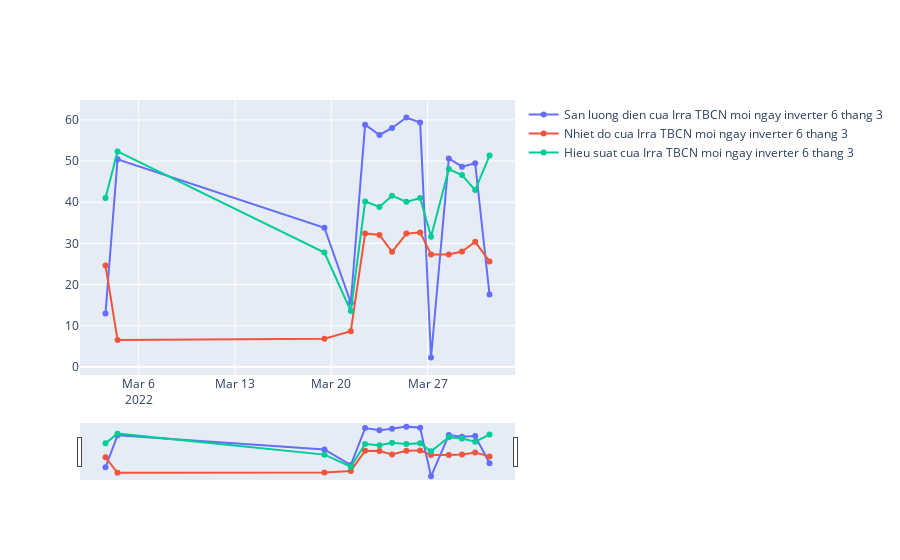
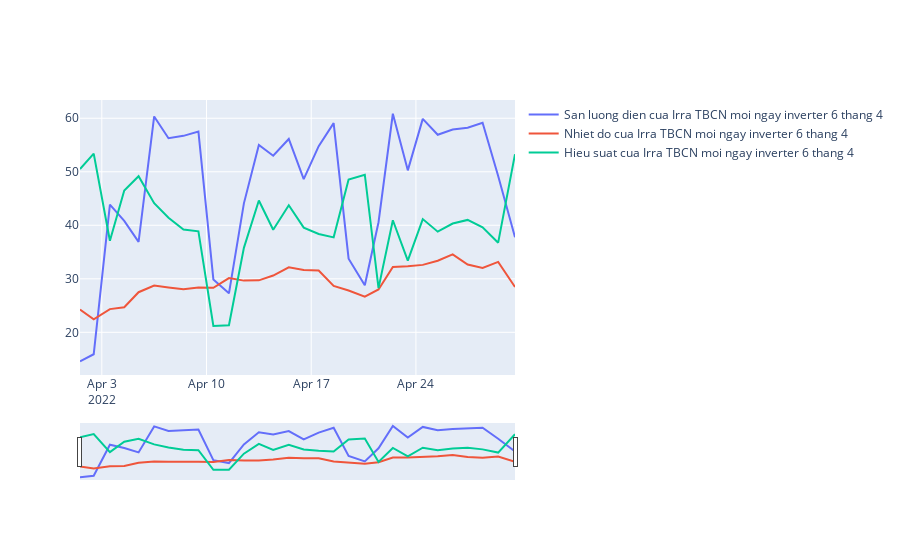
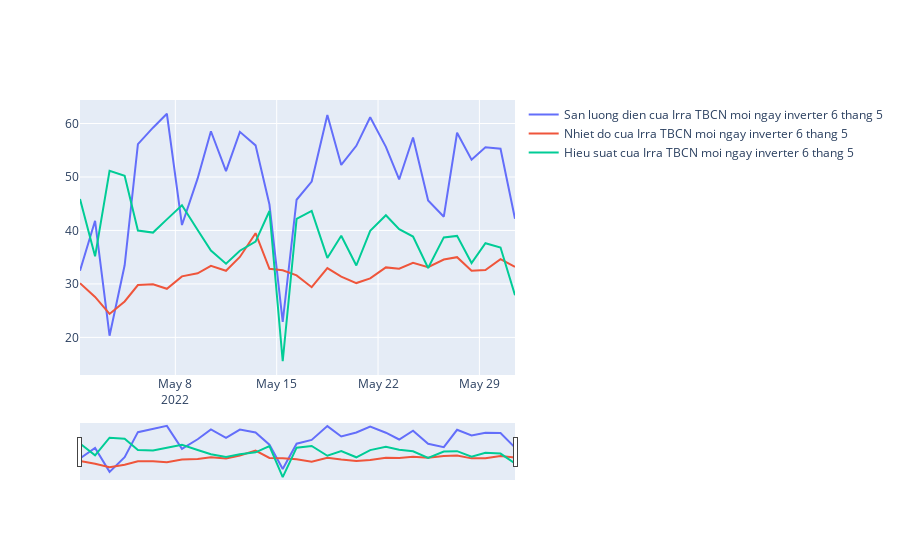
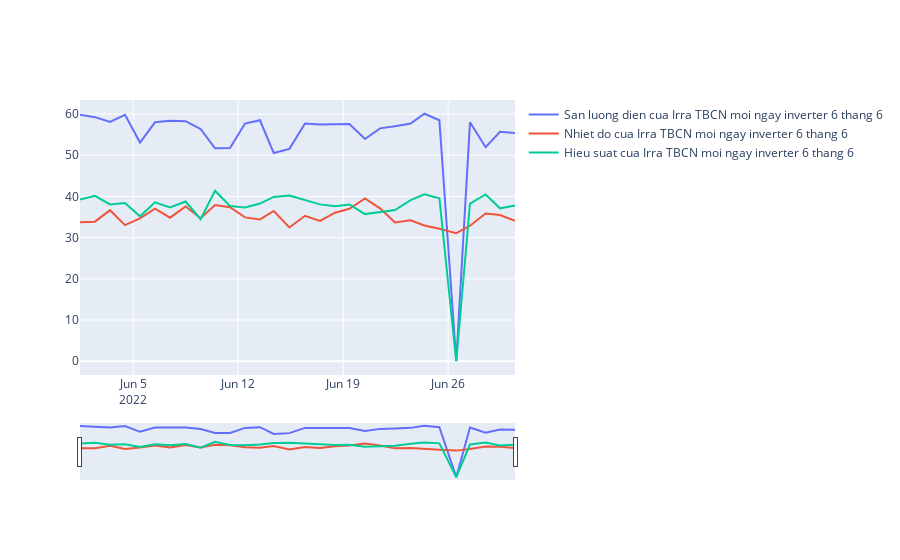

Notebook cell for these charts, in order:
### Code cell
i=3
while i<=8:
    c=str(i)
    df6_1=df6.groupby(['hour','day','month','year'])['Total input power(kW)','Ambient temperature(℃)','Irradiance(W/㎡)'].mean()
    df6_1=df6_1[df6_1['Ambient temperature(℃)']>6]
    df6_1=df6_1.reset_index()
    df6_1=df6_1[df6_1.groupby(['day','month','year'])['Irradiance(W/㎡)'].transform(max)==df6_1['Irradiance(W/㎡)']]
    df6_1=df6_1.reset_index()
    df6_1['date']=pd.to_datetime(df6_1[['year','month','day','hour']])
    df6_1= df6_1.sort_values('date')
    df6_1=df6_1[df6_1['month']==i]
    df6_1['Tcell']=df6_1['Ambient temperature(℃)']+df6_1['Irradiance(W/㎡)']/800*(25-20)
    df6_1['Pm']=2.172*1.303*220*2*590*df6_1['Irradiance(W/㎡)']/1000*(1+0.0045*(df6_1['Tcell']-25))*20.5/100
    df6_1['Hieu suat']=df6_1['Total input power(kW)']*1000/df6_1['Pm']*100
    fig.add_trace(go.Scatter(
        x=df6_1['date'],
        y=df6_1['Total input power(kW)'],
        name="San luong dien cua Irra TBCN moi ngay inverter 6 thang "+c))
    fig.add_trace(go.Scatter(
        x=df6_1['date'],
        y=df6_1['Ambient temperature(℃)'],
        name="Nhiet do cua Irra TBCN moi ngay inverter 6 thang "+c))
    fig.add_trace(go.Scatter(
        x=df6_1['date'],
        y=df6_1['Hieu suat'],
        name="Hieu suat cua Irra TBCN moi ngay inverter 6 thang "+c))
    fig.update_traces (
    showlegend = True 
    )
    fig.update_xaxes(
        rangeslider_visible=True,
    )
    fig.show()
    i=i+1
